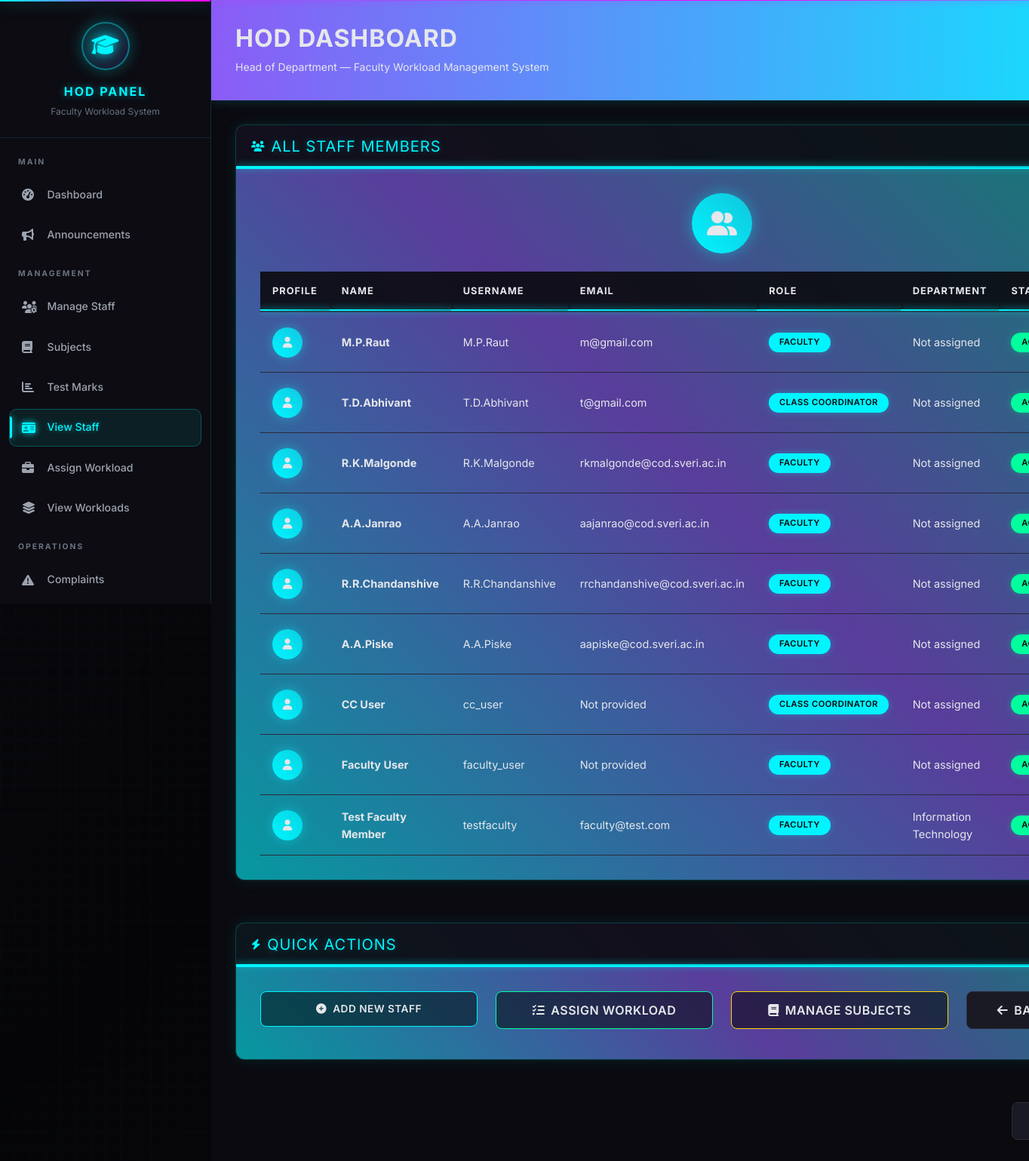
The app's page /hod/view_staff (signed in) with its own data.
### models.py (models this page shows, shortened)
class User(UserMixin, db.Model):
    id = db.Column(db.Integer, primary_key=True)
    username = db.Column(db.String(150), unique=True, nullable=False)
    password_hash = db.Column(db.String(256))
    role = db.Column(db.String(20), nullable=False)  # hod, cc, faculty, student
    email = db.Column(db.String(120), unique=True)
    phone = db.Column(db.String(15))
    full_name = db.Column(db.String(200))
    department = db.Column(db.String(100))
    profile_picture = db.Column(db.String(200))
    date_joined = db.Column(db.DateTime, default=datetime.utcnow)
    last_login = db.Column(db.DateTime)
    is_active = db.Column(db.Boolean, default=True)
    roll_number = db.Column(db.String(20))  # For students
    section = db.Column(db.String(10))     # For students

### app.py (the view)
@app.route('/hod/view_staff')
@login_required
def hod_view_staff():
    if current_user.role != 'hod':
        flash("Unauthorized access", "danger")
        return redirect(url_for('login'))
    users = User.query.filter(User.role.in_(['faculty', 'cc'])).all()
    return render_template('hod/view_staff.html', users=users)

### app.py (called while the page is built)
@login_manager.user_loader
def load_user(user_id):
    return User.query.get(int(user_id))

### templates/hod/view_staff.html (shortened to what this page needs)
{% extends "hod_base.html" %}
{% block content %}
<div class="row mb-4">
    <div class="col-12">
        <div class="card">
            <div class="card-header d-flex align-items-center">
                <i class="fas fa-users me-2"></i>
                <h5 class="mb-0">All Staff Members</h5>
            </div>
            <div class="card-body">
                <div class="icon-container">
                    <i class="fas fa-user-friends"></i>
                </div>
                {% if users %}
                    <div class="table-responsive">
                        <table class="table table-hover">
                            <thead>
                                <tr>
                                    <th>Profile</th>
                                    <th>Name</th>
                                    <th>Username</th>
                                    <th>Email</th>
                                    <th>Role</th>
                                    <th>Department</th>
                                    <th>Status</th>
                                </tr>
                            </thead>
                            <tbody>
                                {% for user in users %}
                                <tr>
                                    <td>
                                        {% if user.profile_picture %}
                                            <img src="{{ url_for('static', filename=user.profile_picture) }}"
                                                 alt="Profile" class="rounded-circle" width="40" height="40"
                                                 style="border: 2px solid var(--neon-cyan); box-shadow: 0 0 10px rgba(0, 245, 255, 0.3);">
                                        {% else %}
                                            <div class="d-flex align-items-center justify-content-center rounded-circle"
                                                 style="width: 40px; height: 40px; background: linear-gradient(45deg, var(--neon-cyan), rgba(0, 245, 255, 0.7)); color: #000000; box-shadow: 0 0 15px rgba(0, 245, 255, 0.4);">
                                                <i class="fas fa-user"></i>
                                            </div>
                                        {% endif %}
                                    </td>
                                    <td>
                                        <div class="fw-bold text-primary">{{ user.full_name or user.username }}</div>
                                    </td>
                                    <td>{{ user.username }}</td>
                                    <td>{{ user.email or 'Not provided' }}</td>
                                    <td>
                                        {% if user.role == 'faculty' %}
                                            <span class="badge bg-primary">Faculty</span>
                                        {% elif user.role == 'cc' %}
                                            <span class="badge bg-info">Class Coordinator</span>
                                        {% elif user.role == 'hod' %}
                                            <span class="badge bg-warning">HOD</span>
                                        {% else %}
                                            <span class="badge bg-secondary">{{ user.role|title }}</span>
                                        {% endif %}
                                    </td>
                                    <td>{{ user.department or 'Not assigned' }}</td>
                                    <td>
                                        {% if user.is_active %}
                                            <span class="badge bg-success">Active</span>
                                        {% else %}
                                            <span class="badge bg-secondary">Inactive</span>
                                        {% endif %}
                                    </td>
                                </tr>
                                {% endfor %}
                            </tbody>
                        </table>
                    </div>
                {% endif %}
            </div>
        </div>
    </div>
</div>
<div class="row">
    <div class="col-12">
        <div class="card">
            <div class="card-header d-flex align-items-center">
                <i class="fas fa-bolt me-2"></i>
                <h5 class="mb-0">Quick Actions</h5>
            </div>
            <div class="card-body">
                <div class="row">
                    <div class="col-md-3 mb-2">
                        <a href="{{ url_for('add_staff') }}" class="btn btn-primary w-100">
                            <i class="fas fa-plus-circle me-2"></i>Add New Staff
                        </a>
                    </div>
                    <div class="col-md-3 mb-2">
                        <a href="{{ url_for('assign_workload') }}" class="btn btn-success w-100">
                            <i class="fas fa-tasks me-2"></i>Assign Workload
                        </a>
                    </div>
                    <div class="col-md-3 mb-2">
                        <a href="{{ url_for('manage_subjects') }}" class="btn btn-warning w-100">
                            <i class="fas fa-book me-2"></i>Manage Subjects
                        </a>
                    </div>
                    <div class="col-md-3 mb-2">
                        <a href="{{ url_for('hod_dashboard') }}" class="btn btn-secondary w-100">
                            <i class="fas fa-arrow-left me-2"></i>Back to Dashboard
                        </a>
                    </div>
                </div>
            </div>
        </div>
    </div>
</div>
<div class="d-flex justify-content-end mt-4">
    <a href="{{ url_for('hod_dashboard') }}" class="btn btn-secondary">
    </a>
</div>
{% endblock %}

### records on screen
User: full_name "M.P.Raut", username "M.P.Raut", email "m@gmail.com", role "FACULTY", department "Not assigned", is_active "ACTIVE"
User: full_name "T.D.Abhivant", username "T.D.Abhivant", email "t@gmail.com", role "CLASS COORDINATOR", department "Not assigned", is_active "ACTIVE"
User: full_name "R.K.Malgonde", username "R.K.Malgonde", email "rkmalgonde@cod.sveri.ac.in", role "FACULTY", department "Not assigned", is_active "ACTIVE"
User: full_name "A.A.Janrao", username "A.A.Janrao", email "aajanrao@cod.sveri.ac.in", role "FACULTY", department "Not assigned", is_active "ACTIVE"
User: full_name "R.R.Chandanshive", username "R.R.Chandanshive", email "rrchandanshive@cod.sveri.ac.in", role "FACULTY", department "Not assigned", is_active "ACTIVE"
User: full_name "A.A.Piske", username "A.A.Piske", email "aapiske@cod.sveri.ac.in", role "FACULTY", department "Not assigned", is_active "ACTIVE"
User: full_name "CC User", username "cc_user", email "Not provided", role "CLASS COORDINATOR", department "Not assigned", is_active "ACTIVE"
User: full_name "Faculty User", username "faculty_user", email "Not provided", role "FACULTY", department "Not assigned", is_active "ACTIVE"
User: full_name "Test Faculty Member", username "testfaculty", email "faculty@test.com", role "FACULTY", department "Information Technology", is_active "ACTIVE"
